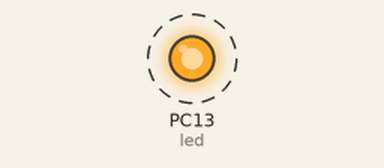
Recording of a sketch running on a simulated STM32 Blue Pill. Shown: output pins drawn as LEDs (lit = HIGH). Dashed ring = blinking.

Above: at 0.5 s.
Timing chart, 0 to 4.6 s (numbered marks = the images above):
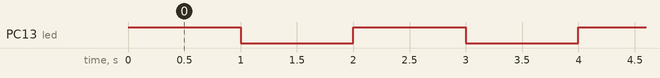

Measured:
- by itself, PC13 (led): alternates HIGH for 1.0 s and LOW for 1.0 s

The sketch:

sketch_jan20a.ino
```cpp
#define led PC13

void setup() {
  // put your setup code here, to run once:
  pinMode(led,OUTPUT);
}

void loop() {
  // put your main code here, to run repeatedly:
  digitalWrite(led,HIGH);
  delay(1000);
  digitalWrite(led,LOW);
  delay(1000);
}
```
